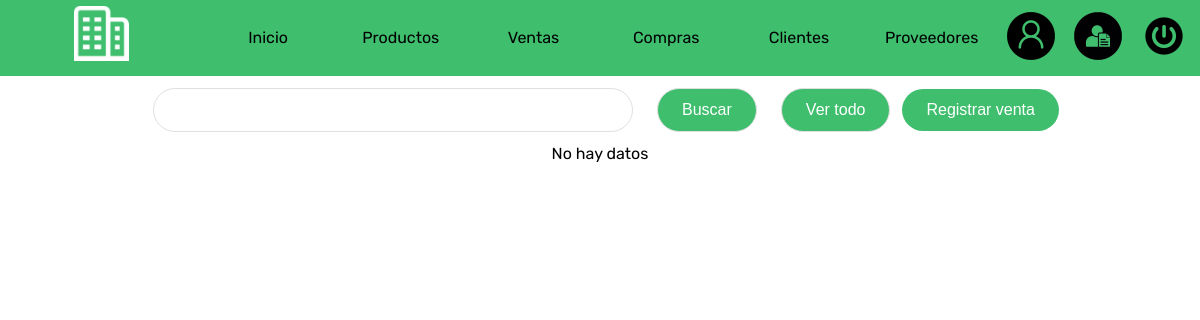
The page /ventas.php (signed in) on the database as committed earlier.
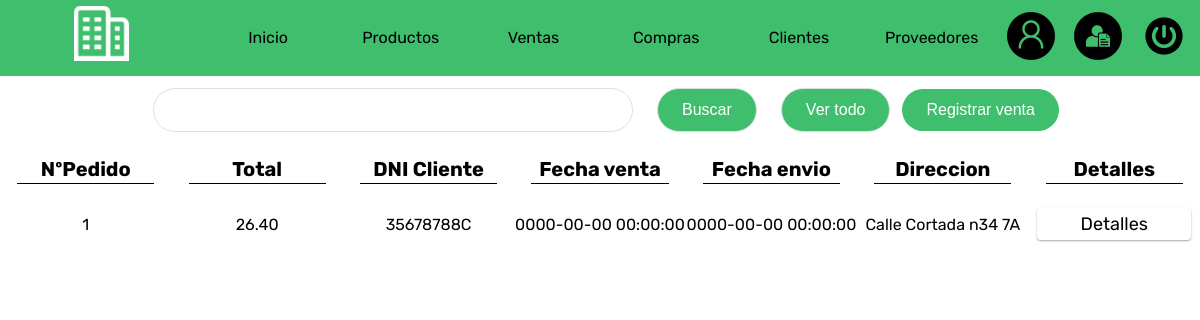
The same page on the database as committed later.
### tables this page shows
CREATE TABLE envio(
    id_pedido INT(6) PRIMARY KEY,
    total DECIMAL(9,2),
    dni_cliente VARCHAR(9),
    coste_envio DECIMAL(5,2),
    tiempo_estimado VARCHAR(30),
    tiempo_real VARCHAR(30),
    fecha_venta DATETIME,
    fecha_envio DATETIME,
    direccion VARCHAR(50)
);

### Db/Con1Db.php (called while the page is built)
<?php
class Connection
{
    public static function conn1()
    {
        $mysqli = new mysqli('localhost', 'root','', 'erp');
        if($mysqli->connect_errno)
        {
            printf("Error en la conexion: %s\n", $mysqli->coneect_errno);
        }
        else
        {
            $mysqli->set_charset('utf8');
            return $mysqli;
        }
    }
}
?>

### Models/Datos1Model.php (called while the page is built, shortened)
<?php
class Datos
{
    private $mysqli;
    private $data;
    public function __construct()
    {
        $this->mysqli= Connection::conn1();
        $this->data=array();
    }
    public function getData1($sql)
    {
        $result = $this->mysqli->query($sql);
        while($rows=$result->fetch_object())
        {
            $this->data[]=$rows;
        }
        return $this->data;
    }
}
?>

### Controllers/VentasController1.php (the view)
<?php
if(file_exists("../Db/Con1Db.php"))
{
    require_once "../Db/Con1Db.php";
    require_once "../Models/Datos1Model.php";
}
elseif(file_exists("Db/Con1Db.php"))
{
    require_once "Db/Con1Db.php";
    require_once "Models/Datos1Model.php";
}
$objData = new Datos;
$buscaproducto = "select * from envio";
$data = $objData->getData1($buscaproducto);
if(empty($data))
{
    echo"
    <div class='bloque1'>
    No hay datos
    </div>
    ";
}else{
    echo"
    <div class='bloque0'>
    <div class='bloque1'><h1 class='border'>NºPedido</h1></div>
    <div class='bloque1'><h1 class='border'>Total</h1></div>
    <div class='bloque1'><h1 class='border'>DNI Cliente</h1></div>
    <div class='bloque1'><h1 class='border'>Fecha venta</h1></div>
    <div class='bloque1'><h1 class='border'>Fecha envio</h1></div>
    <div class='bloque1'><h1 class='border'>Direccion</h1></div>
    <div class='bloque1'><h1 class='border'>Detalles</h1></div>
    </div>
    ";
    foreach($data as $row)
    {
        echo"
        <div class='bloque0'>
            <div class='bloque1'>$row->id_pedido</div>
            <div class='bloque1'>$row->total</div>
            <div class='bloque1'>$row->dni_cliente</div>
            <div class='bloque1'>$row->fecha_venta</div>
            <div class='bloque1'>$row->fecha_envio</div>
            <div class='bloque1'>$row->direccion</div>
            <div class='bloque1'><a href='detalles_venta.php?idPedido=$row->id_pedido' class='enlaces2'>Detalles</a></div>
        ";
    }
}
?>

Rows that differ between the two databases and show on the page:
added envio: id_pedido "1", total "26.40", dni_cliente "35678788C", fecha_venta "0000-00-00 00:00:00", fecha_envio "0000-00-00 00:00:00", direccion "Calle Cortada n34 7A"
Other text that changed with them:
text no longer shown: "No hay datos"
text now shown: "NºPedido Total DNI Cliente Fecha venta Fecha envio Direccion Detalles"
